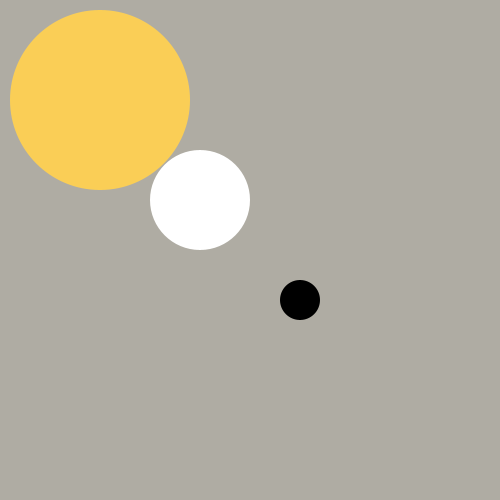
Frame 1 (no input)
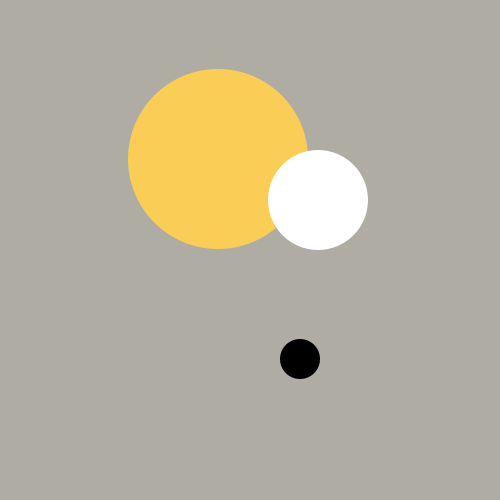
Frame 60 (the mouse pressed at the canvas centre just before this capture)
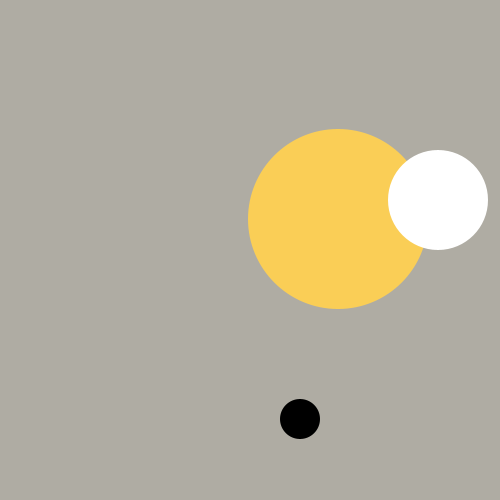
Frame 120 (the mouse held since frame 60 and released just before this capture)

The Processing sketch that drew these frames (run headless with seeded random() and noise(); from frame 60 on, the mouse is pressed at the canvas centre):

// Processing sketch: sketch_3_labda
// ── sketch_3_labda.pde
class Labda {
  float x;
  float y;
  float sugar;
  color szin;

  void rajzold_ki() {
    noStroke();
    fill(szin);
    ellipse(x, y, 2*sugar, 2*sugar);
  }

  void le() {
    y=y+1;
  }

  void jobbra() {
    x=x+2;
  }

  void atlo() {
    x=x+2;
    y=y+1;
  }

  boolean bent_van() {
    if (y>0+sugar && x>0+sugar && y<height-sugar && x<width-sugar) {
      return true;
    } else {
      return false;
    }
  }
}

Labda sarga_labda = new Labda();
Labda feher_labda = new Labda();
Labda fekete_labda = new Labda();
void setup() {
  size(500, 500);

  feher_labda.x=200;
  feher_labda.y=200;
  feher_labda.sugar=50;
  feher_labda.szin=color(#ffffff);

  sarga_labda.x=100;
  sarga_labda.y=100;
  sarga_labda.sugar=90;
  sarga_labda.szin=color(#FACE56);

  fekete_labda.x=300;
  fekete_labda.y=300;
  fekete_labda.sugar=20;
  fekete_labda.szin=color(0, 0, 0);
}

void draw() {
  background(#AFACA3);
  sarga_labda.rajzold_ki();
  feher_labda.rajzold_ki();
  fekete_labda.rajzold_ki();

  //fekete_labda.le();
  //feher_labda.jobbra();
  //sarga_labda.atlo();

  if (feher_labda./*x<450*/bent_van()) {
    feher_labda.jobbra();
  }

  if (fekete_labda./*y<480*/bent_van()) {
    fekete_labda.le();
  }

  if (sarga_labda./*x<400*/bent_van()) {
    sarga_labda.atlo();
          
  }
}
